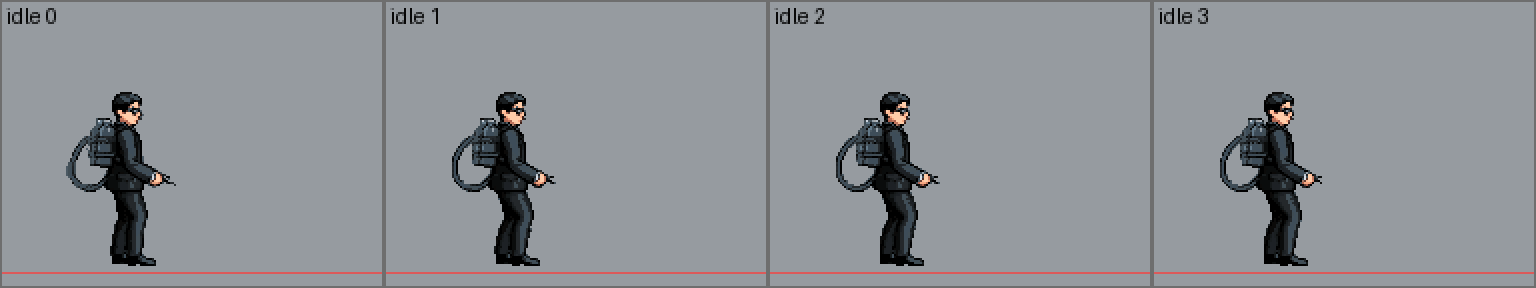
#> input picture game-src/action/fake_bureau/qa/burn_idle.png, 1536 x 288 px, given as the content of the folder ../clips/../../fake_bureau/qa/burn_idle.png, which was not available
$ python -i qa_sheet.py   (imports and definitions only)
#> lines starting #> are read from the running program, lines starting #| are printed output that depends on the picture; pictures that were not available may be replaced by others from this repository, and a replacement may not be noted
# 생성 결과 검수 시트: ../qa/<이름>.png (클립 한 줄, 3배, 바닥선 y=136 빨강, 장 번호·머리끝·발끝 표기)
import sys,os
from PIL import Image,ImageDraw
OUT='../clips'
def stats(im):
    a=im.split()[3]; bb=a.getbbox(); return bb
def row(n,s=3):
#> called with n = '../../fake_bureau/qa/burn_idle.png', s = 3
    fs=sorted(os.listdir(f'{OUT}/{n}'))
    ims=[Image.open(f'{OUT}/{n}/{f}').convert('RGBA') for f in fs]
#> ims = 1 item
    w,h=ims[0].size; cw=w*s
#> after `w, h = ims[0].size`: w = 1536; h = 288
#> after `cw = w * s`: cw = 4608
    r=Image.new('RGBA',(cw*len(ims),h*s+14),(58,64,72,255)); d=ImageDraw.Draw(r)
#> after `r = Image.new('RGBA', (cw * len(ims), h * s + 14), (58, 64, 72, 255))`:
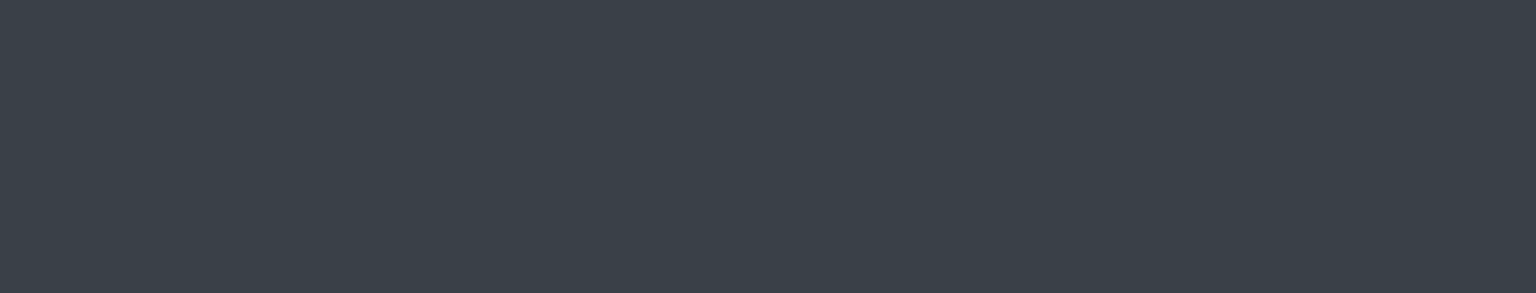
#> r: PIL image 4608x878 RGBA (shown at 1/3 size); mean R, G, B, A 58, 64, 72, 255
    for i,im in enumerate(ims):
        r.alpha_composite(im.resize((w*s,h*s),Image.NEAREST),(i*cw,14))
        g=136 if w>100 else 88
        d.line([(i*cw,14+g*s),(i*cw+cw,14+g*s)],fill=(255,60,60,255))
        d.line([(i*cw,14),(i*cw,14+h*s)],fill=(20,20,20,255))
        bb=stats(im); d.text((i*cw+3,1),f'{n} {i} top{bb[1]} bot{bb[3]} x{bb[0]}-{bb[2]}' if bb else f'{n} {i} EMPTY',fill=(255,255,0,255))
#> this loop made 1 pass
#> (g, bb) on pass 1: (136, (0, 0, 1536, 288))
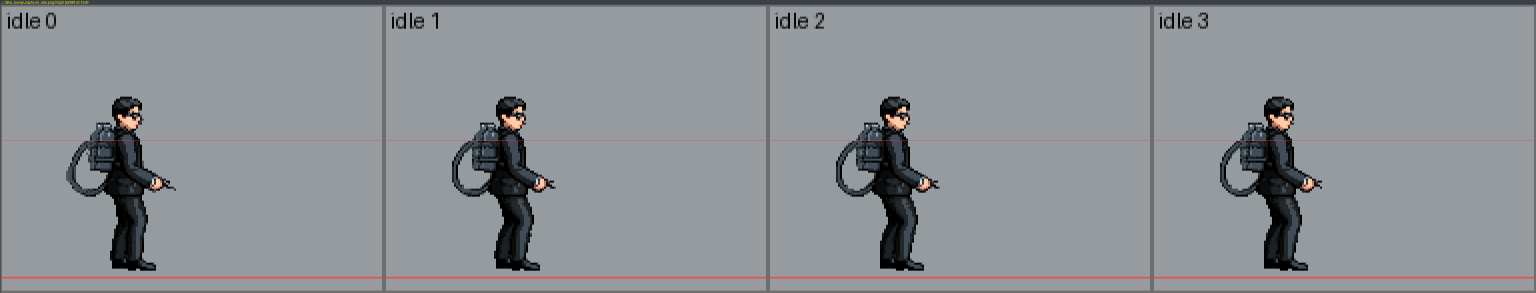
#> r: PIL image 4608x878 RGBA (shown at 1/3 size); mean R, G, B, A 140.6, 144.1, 148.8, 255
    return r
# [7 lines not run here, left out]

>>> result = row('../../fake_bureau/qa/burn_idle.png')

$ run again, on game-src/action/fake_bureau/qa/dohyeong_cut1.png
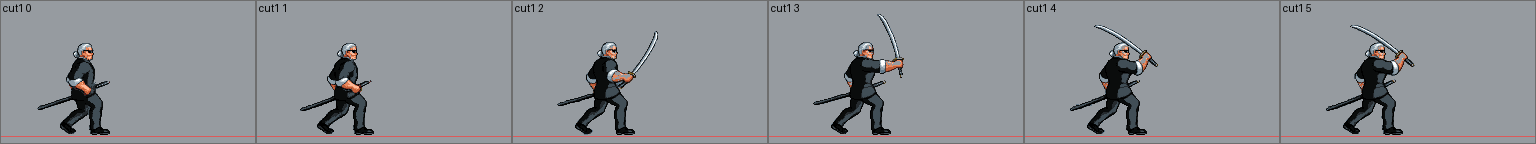
#> input picture game-src/action/fake_bureau/qa/dohyeong_cut1.png, 3072 x 288 px, given as the content of the folder ../clips/../../fake_bureau/qa/dohyeong_cut1.png, which was not available (shown at 1/2 size)
#> ims = 1 item
#> the loop in row, `for i,im in enumerate(ims):` made 1 pass
#> (g, bb) on pass 1: (136, (0, 0, 3072, 288))
#> after the loop in row, `for i,im in enumerate(ims):`:
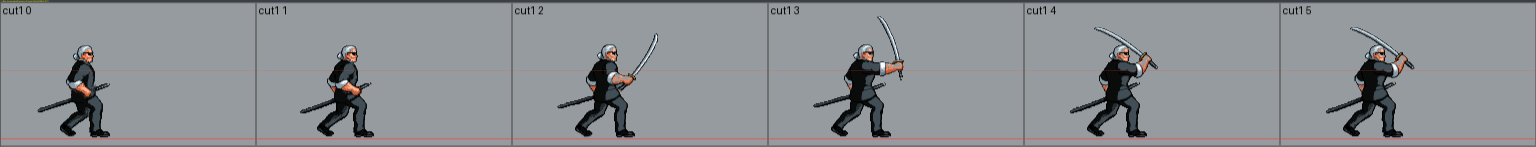
#> r: PIL image 9216x878 RGBA (shown at 1/6 size); mean R, G, B, A 140.6, 144, 148.5, 255

$ run again, on game-src/action/fake_bureau/qa/dohyeong_cut3.png
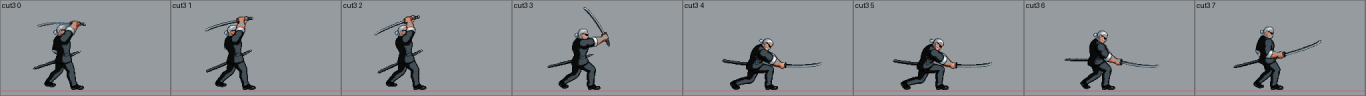
#> input picture game-src/action/fake_bureau/qa/dohyeong_cut3.png, 4096 x 288 px, given as the content of the folder ../clips/../../fake_bureau/qa/dohyeong_cut3.png, which was not available (shown at 1/3 size)
#> ims = 1 item
#> the loop in row, `for i,im in enumerate(ims):` made 1 pass
#> (g, bb) on pass 1: (136, (0, 0, 4096, 288))
#> after the loop in row, `for i,im in enumerate(ims):`:
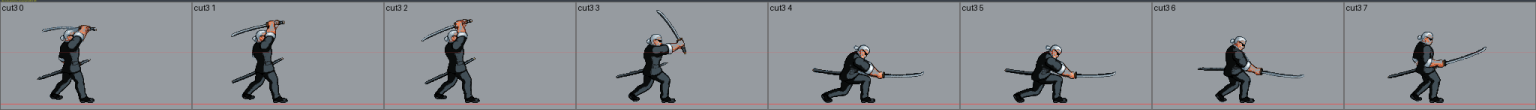
#> r: PIL image 12288x878 RGBA (shown at 1/8 size); mean R, G, B, A 139.8, 143.4, 148, 255
